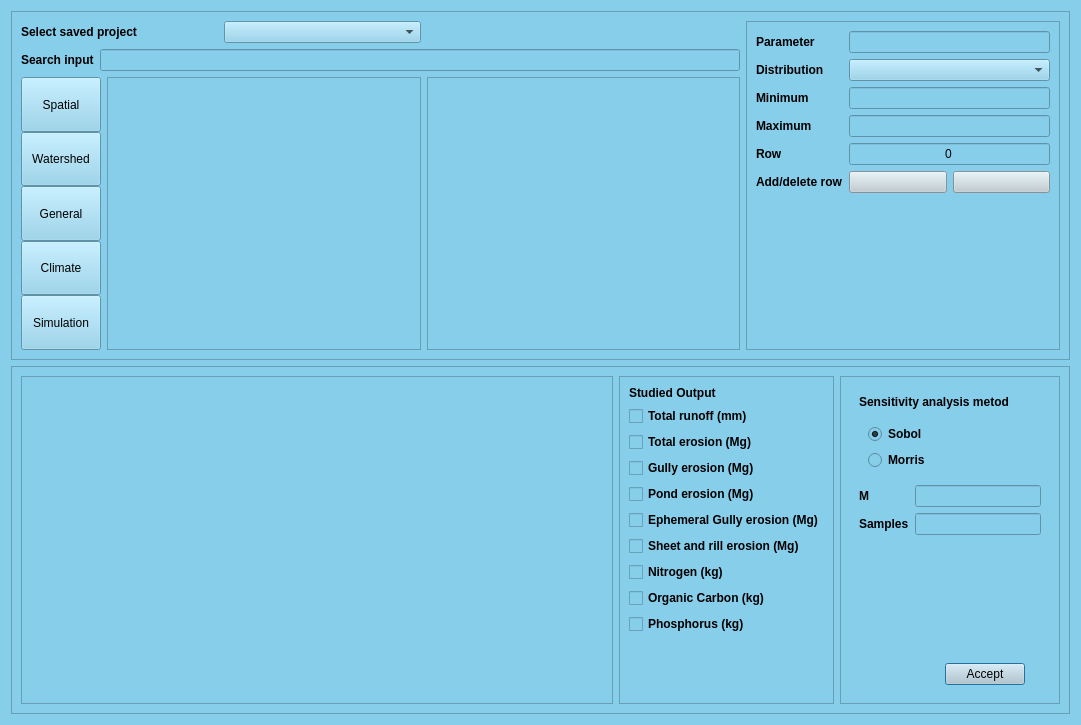
<?xml version="1.0" encoding="UTF-8"?>
<ui version="4.0">
 <class>Dialog</class>
 <widget class="QDialog" name="Dialog">
  <property name="geometry">
   <rect>
    <x>0</x>
    <y>0</y>
    <width>1081</width>
    <height>725</height>
   </rect>
  </property>
  <property name="windowTitle">
   <string>Dialog</string>
  </property>
  <property name="styleSheet">
   <string notr="true">background-color: #87CEEB</string>
  </property>
  <layout class="QGridLayout" name="gridLayout_5">
   <item row="1" column="0">
    <widget class="QFrame" name="frame">
     <property name="frameShape">
      <enum>QFrame::StyledPanel</enum>
     </property>
     <property name="frameShadow">
      <enum>QFrame::Raised</enum>
     </property>
     <layout class="QGridLayout" name="gridLayout_2">
      <item row="0" column="2">
       <widget class="QFrame" name="frame_7">
        <property name="minimumSize">
         <size>
          <width>200</width>
          <height>0</height>
         </size>
        </property>
        <property name="frameShape">
         <enum>QFrame::StyledPanel</enum>
        </property>
        <property name="frameShadow">
         <enum>QFrame::Raised</enum>
        </property>
        <layout class="QGridLayout" name="gridLayout_11">
         <item row="0" column="1">
          <widget class="QFrame" name="frame_8">
           <property name="minimumSize">
            <size>
             <width>200</width>
             <height>0</height>
            </size>
           </property>
           <property name="frameShape">
            <enum>QFrame::NoFrame</enum>
           </property>
           <property name="frameShadow">
            <enum>QFrame::Raised</enum>
           </property>
           <layout class="QGridLayout" name="gridLayout_12">
            <item row="1" column="0" colspan="2">
             <widget class="QFrame" name="frame_2">
              <property name="frameShape">
               <enum>QFrame::NoFrame</enum>
              </property>
              <property name="frameShadow">
               <enum>QFrame::Raised</enum>
              </property>
              <layout class="QGridLayout" name="gridLayout_10">
               <item row="0" column="0">
                <widget class="QRadioButton" name="sobol">
                 <property name="font">
                  <font>
                   <weight>75</weight>
                   <bold>true</bold>
                  </font>
                 </property>
                 <property name="text">
                  <string>Sobol</string>
                 </property>
                 <property name="checked">
                  <bool>true</bool>
                 </property>
                </widget>
               </item>
               <item row="1" column="0">
                <widget class="QRadioButton" name="morris">
                 <property name="font">
                  <font>
                   <weight>75</weight>
                   <bold>true</bold>
                  </font>
                 </property>
                 <property name="text">
                  <string>Morris</string>
                 </property>
                </widget>
               </item>
              </layout>
             </widget>
            </item>
            <item row="2" column="1" colspan="3">
             <widget class="QLineEdit" name="trajectories">
              <property name="maximumSize">
               <size>
                <width>16777215</width>
                <height>16777215</height>
               </size>
              </property>
              <property name="alignment">
               <set>Qt::AlignCenter</set>
              </property>
             </widget>
            </item>
            <item row="0" column="0" colspan="3">
             <widget class="QLabel" name="label_13">
              <property name="font">
               <font>
                <weight>75</weight>
                <bold>true</bold>
               </font>
              </property>
              <property name="text">
               <string>Sensitivity analysis metod</string>
              </property>
             </widget>
            </item>
            <item row="2" column="0">
             <widget class="QLabel" name="label_5">
              <property name="font">
               <font>
                <weight>75</weight>
                <bold>true</bold>
               </font>
              </property>
              <property name="text">
               <string>M</string>
              </property>
             </widget>
            </item>
            <item row="4" column="0">
             <spacer name="verticalSpacer_2">
              <property name="orientation">
               <enum>Qt::Vertical</enum>
              </property>
              <property name="sizeHint" stdset="0">
               <size>
                <width>20</width>
                <height>40</height>
               </size>
              </property>
             </spacer>
            </item>
            <item row="3" column="1" colspan="3">
             <widget class="QLineEdit" name="lineEdit_6">
              <property name="maximumSize">
               <size>
                <width>16777215</width>
                <height>16777215</height>
               </size>
              </property>
              <property name="alignment">
               <set>Qt::AlignCenter</set>
              </property>
             </widget>
            </item>
            <item row="3" column="0">
             <widget class="QLabel" name="label_6">
              <property name="font">
               <font>
                <weight>75</weight>
                <bold>true</bold>
               </font>
              </property>
              <property name="text">
               <string>Samples</string>
              </property>
             </widget>
            </item>
            <item row="5" column="2">
             <widget class="QPushButton" name="accept">
              <property name="maximumSize">
               <size>
                <width>100</width>
                <height>16777215</height>
               </size>
              </property>
              <property name="styleSheet">
               <string notr="true">background-color: #becbd1;</string>
              </property>
              <property name="text">
               <string>Accept</string>
              </property>
             </widget>
            </item>
           </layout>
          </widget>
         </item>
        </layout>
       </widget>
      </item>
      <item row="0" column="0">
       <widget class="QTableWidget" name="table">
        <property name="minimumSize">
         <size>
          <width>0</width>
          <height>0</height>
         </size>
        </property>
        <property name="font">
         <font>
          <weight>75</weight>
          <bold>true</bold>
         </font>
        </property>
       </widget>
      </item>
      <item row="0" column="1">
       <widget class="QFrame" name="frame_5">
        <property name="minimumSize">
         <size>
          <width>0</width>
          <height>0</height>
         </size>
        </property>
        <property name="frameShape">
         <enum>QFrame::StyledPanel</enum>
        </property>
        <property name="frameShadow">
         <enum>QFrame::Raised</enum>
        </property>
        <layout class="QGridLayout" name="gridLayout_9">
         <item row="7" column="0">
          <widget class="QCheckBox" name="pond">
           <property name="font">
            <font>
             <weight>75</weight>
             <bold>true</bold>
            </font>
           </property>
           <property name="text">
            <string>Pond erosion (Mg)</string>
           </property>
          </widget>
         </item>
         <item row="10" column="0">
          <widget class="QCheckBox" name="nitrogen">
           <property name="font">
            <font>
             <weight>75</weight>
             <bold>true</bold>
            </font>
           </property>
           <property name="text">
            <string>Nitrogen (kg)</string>
           </property>
          </widget>
         </item>
         <item row="9" column="0">
          <widget class="QCheckBox" name="sheet">
           <property name="font">
            <font>
             <weight>75</weight>
             <bold>true</bold>
            </font>
           </property>
           <property name="text">
            <string>Sheet and rill erosion (Mg)</string>
           </property>
          </widget>
         </item>
         <item row="0" column="0">
          <widget class="QLabel" name="label_14">
           <property name="font">
            <font>
             <weight>75</weight>
             <bold>true</bold>
            </font>
           </property>
           <property name="text">
            <string>Studied Output</string>
           </property>
          </widget>
         </item>
         <item row="11" column="0">
          <widget class="QCheckBox" name="organic">
           <property name="font">
            <font>
             <weight>75</weight>
             <bold>true</bold>
            </font>
           </property>
           <property name="text">
            <string>Organic Carbon (kg)</string>
           </property>
          </widget>
         </item>
         <item row="4" column="0">
          <widget class="QCheckBox" name="gully">
           <property name="font">
            <font>
             <weight>75</weight>
             <bold>true</bold>
            </font>
           </property>
           <property name="text">
            <string>Gully erosion (Mg)</string>
           </property>
          </widget>
         </item>
         <item row="13" column="0">
          <spacer name="verticalSpacer_3">
           <property name="orientation">
            <enum>Qt::Vertical</enum>
           </property>
           <property name="sizeHint" stdset="0">
            <size>
             <width>20</width>
             <height>40</height>
            </size>
           </property>
          </spacer>
         </item>
         <item row="12" column="0">
          <widget class="QCheckBox" name="phosphorus">
           <property name="font">
            <font>
             <weight>75</weight>
             <bold>true</bold>
            </font>
           </property>
           <property name="text">
            <string>Phosphorus (kg)</string>
           </property>
          </widget>
         </item>
         <item row="2" column="0">
          <widget class="QCheckBox" name="runoff">
           <property name="font">
            <font>
             <weight>75</weight>
             <bold>true</bold>
            </font>
           </property>
           <property name="text">
            <string>Total runoff (mm)</string>
           </property>
          </widget>
         </item>
         <item row="3" column="0">
          <widget class="QCheckBox" name="total_erosion">
           <property name="font">
            <font>
             <weight>75</weight>
             <bold>true</bold>
            </font>
           </property>
           <property name="text">
            <string>Total erosion (Mg)</string>
           </property>
          </widget>
         </item>
         <item row="8" column="0">
          <widget class="QCheckBox" name="ephemeral">
           <property name="font">
            <font>
             <weight>75</weight>
             <bold>true</bold>
            </font>
           </property>
           <property name="text">
            <string>Ephemeral Gully erosion (Mg)</string>
           </property>
          </widget>
         </item>
        </layout>
       </widget>
      </item>
     </layout>
    </widget>
   </item>
   <item row="0" column="0">
    <widget class="QFrame" name="frame_6">
     <property name="frameShape">
      <enum>QFrame::StyledPanel</enum>
     </property>
     <property name="frameShadow">
      <enum>QFrame::Raised</enum>
     </property>
     <layout class="QGridLayout" name="gridLayout_4">
      <item row="0" column="0" colspan="2">
       <layout class="QHBoxLayout" name="horizontalLayout_3">
        <item>
         <widget class="QLabel" name="label_7">
          <property name="font">
           <font>
            <weight>75</weight>
            <bold>true</bold>
           </font>
          </property>
          <property name="text">
           <string>Select saved project</string>
          </property>
         </widget>
        </item>
        <item>
         <widget class="QComboBox" name="project_sensitivity"/>
        </item>
       </layout>
      </item>
      <item row="0" column="3" rowspan="3">
       <widget class="QFrame" name="frame_4">
        <property name="maximumSize">
         <size>
          <width>400</width>
          <height>16777215</height>
         </size>
        </property>
        <property name="frameShape">
         <enum>QFrame::StyledPanel</enum>
        </property>
        <property name="frameShadow">
         <enum>QFrame::Raised</enum>
        </property>
        <layout class="QGridLayout" name="gridLayout_8">
         <item row="0" column="0">
          <layout class="QGridLayout" name="gridLayout_3">
           <item row="3" column="0">
            <widget class="QLabel" name="label_4">
             <property name="font">
              <font>
               <weight>75</weight>
               <bold>true</bold>
              </font>
             </property>
             <property name="text">
              <string>Maximum</string>
             </property>
            </widget>
           </item>
           <item row="2" column="1">
            <widget class="QLineEdit" name="first">
             <property name="minimumSize">
              <size>
               <width>0</width>
               <height>0</height>
              </size>
             </property>
             <property name="maximumSize">
              <size>
               <width>16777215</width>
               <height>16777215</height>
              </size>
             </property>
             <property name="alignment">
              <set>Qt::AlignCenter</set>
             </property>
            </widget>
           </item>
           <item row="1" column="0">
            <widget class="QLabel" name="label_2">
             <property name="font">
              <font>
               <weight>75</weight>
               <bold>true</bold>
              </font>
             </property>
             <property name="text">
              <string>Distribution</string>
             </property>
            </widget>
           </item>
           <item row="2" column="0">
            <widget class="QLabel" name="label_3">
             <property name="font">
              <font>
               <weight>75</weight>
               <bold>true</bold>
              </font>
             </property>
             <property name="text">
              <string>Minimum</string>
             </property>
            </widget>
           </item>
           <item row="3" column="1">
            <widget class="QLineEdit" name="second">
             <property name="minimumSize">
              <size>
               <width>0</width>
               <height>0</height>
              </size>
             </property>
             <property name="maximumSize">
              <size>
               <width>16777215</width>
               <height>16777215</height>
              </size>
             </property>
             <property name="alignment">
              <set>Qt::AlignCenter</set>
             </property>
            </widget>
           </item>
           <item row="1" column="1">
            <widget class="QComboBox" name="distributions">
             <property name="minimumSize">
              <size>
               <width>0</width>
               <height>0</height>
              </size>
             </property>
             <property name="maximumSize">
              <size>
               <width>16777215</width>
               <height>16777215</height>
              </size>
             </property>
             <property name="styleSheet">
              <string notr="true">QComboBox::item { text-align: center; }</string>
             </property>
            </widget>
           </item>
           <item row="0" column="0">
            <widget class="QLabel" name="label_10">
             <property name="font">
              <font>
               <weight>75</weight>
               <bold>true</bold>
              </font>
             </property>
             <property name="text">
              <string>Parameter</string>
             </property>
            </widget>
           </item>
           <item row="8" column="0">
            <widget class="QLabel" name="label_9">
             <property name="font">
              <font>
               <weight>75</weight>
               <bold>true</bold>
              </font>
             </property>
             <property name="text">
              <string>Add/delete row</string>
             </property>
            </widget>
           </item>
           <item row="8" column="1">
            <layout class="QHBoxLayout" name="horizontalLayout">
             <item>
              <widget class="QPushButton" name="add">
               <property name="styleSheet">
                <string notr="true">QPushButton {
    background-color: #becbd1;
    color: black;
}

QPushButton:hover {
    color: white;
}</string>
               </property>
               <property name="text">
                <string/>
               </property>
              </widget>
             </item>
             <item>
              <widget class="QPushButton" name="delete_row">
               <property name="styleSheet">
                <string notr="true">QPushButton {
    background-color: #becbd1;
    color: black;
}

QPushButton:hover {
    color: white;
}</string>
               </property>
               <property name="text">
                <string/>
               </property>
              </widget>
             </item>
            </layout>
           </item>
           <item row="0" column="1">
            <widget class="QLineEdit" name="parameter">
             <property name="minimumSize">
              <size>
               <width>0</width>
               <height>0</height>
              </size>
             </property>
             <property name="maximumSize">
              <size>
               <width>16777215</width>
               <height>16777215</height>
              </size>
             </property>
             <property name="alignment">
              <set>Qt::AlignCenter</set>
             </property>
            </widget>
           </item>
           <item row="9" column="0">
            <spacer name="verticalSpacer">
             <property name="orientation">
              <enum>Qt::Vertical</enum>
             </property>
             <property name="sizeHint" stdset="0">
              <size>
               <width>20</width>
               <height>40</height>
              </size>
             </property>
            </spacer>
           </item>
           <item row="7" column="1">
            <widget class="QLineEdit" name="row">
             <property name="minimumSize">
              <size>
               <width>0</width>
               <height>0</height>
              </size>
             </property>
             <property name="maximumSize">
              <size>
               <width>16777215</width>
               <height>16777215</height>
              </size>
             </property>
             <property name="text">
              <string>0</string>
             </property>
             <property name="alignment">
              <set>Qt::AlignCenter</set>
             </property>
            </widget>
           </item>
           <item row="7" column="0">
            <widget class="QLabel" name="label_8">
             <property name="font">
              <font>
               <weight>75</weight>
               <bold>true</bold>
              </font>
             </property>
             <property name="text">
              <string>Row</string>
             </property>
            </widget>
           </item>
          </layout>
         </item>
        </layout>
       </widget>
      </item>
      <item row="1" column="0" colspan="3">
       <layout class="QHBoxLayout" name="horizontalLayout_2">
        <item>
         <widget class="QLabel" name="label">
          <property name="font">
           <font>
            <weight>75</weight>
            <bold>true</bold>
           </font>
          </property>
          <property name="text">
           <string>Search input</string>
          </property>
         </widget>
        </item>
        <item>
         <widget class="QLineEdit" name="search"/>
        </item>
       </layout>
      </item>
      <item row="2" column="0">
       <layout class="QVBoxLayout" name="verticalLayout" stretch="0,0,0,0,0">
        <property name="spacing">
         <number>0</number>
        </property>
        <property name="sizeConstraint">
         <enum>QLayout::SetDefaultConstraint</enum>
        </property>
        <property name="leftMargin">
         <number>0</number>
        </property>
        <property name="topMargin">
         <number>0</number>
        </property>
        <property name="rightMargin">
         <number>0</number>
        </property>
        <property name="bottomMargin">
         <number>0</number>
        </property>
        <item>
         <widget class="QPushButton" name="Spatial">
          <property name="sizePolicy">
           <sizepolicy hsizetype="Fixed" vsizetype="Expanding">
            <horstretch>0</horstretch>
            <verstretch>0</verstretch>
           </sizepolicy>
          </property>
          <property name="minimumSize">
           <size>
            <width>0</width>
            <height>0</height>
           </size>
          </property>
          <property name="maximumSize">
           <size>
            <width>16777215</width>
            <height>16777215</height>
           </size>
          </property>
          <property name="text">
           <string>Spatial</string>
          </property>
         </widget>
        </item>
        <item>
         <widget class="QPushButton" name="Watershed">
          <property name="sizePolicy">
           <sizepolicy hsizetype="Fixed" vsizetype="Expanding">
            <horstretch>0</horstretch>
            <verstretch>0</verstretch>
           </sizepolicy>
          </property>
          <property name="text">
           <string>Watershed</string>
          </property>
         </widget>
        </item>
        <item>
         <widget class="QPushButton" name="General">
          <property name="sizePolicy">
           <sizepolicy hsizetype="Fixed" vsizetype="Expanding">
            <horstretch>0</horstretch>
            <verstretch>0</verstretch>
           </sizepolicy>
          </property>
          <property name="text">
           <string>General</string>
          </property>
         </widget>
        </item>
        <item>
         <widget class="QPushButton" name="Climate">
          <property name="sizePolicy">
           <sizepolicy hsizetype="Fixed" vsizetype="Expanding">
            <horstretch>0</horstretch>
            <verstretch>0</verstretch>
           </sizepolicy>
          </property>
          <property name="text">
           <string>Climate</string>
          </property>
         </widget>
        </item>
        <item>
         <widget class="QPushButton" name="Simulation">
          <property name="sizePolicy">
           <sizepolicy hsizetype="Fixed" vsizetype="Expanding">
            <horstretch>0</horstretch>
            <verstretch>0</verstretch>
           </sizepolicy>
          </property>
          <property name="text">
           <string>Simulation</string>
          </property>
         </widget>
        </item>
       </layout>
      </item>
      <item row="2" column="1">
       <widget class="QScrollArea" name="scrollArea">
        <property name="styleSheet">
         <string notr="true">a</string>
        </property>
        <property name="widgetResizable">
         <bool>true</bool>
        </property>
        <widget class="QWidget" name="scrollAreaWidgetContents">
         <property name="geometry">
          <rect>
           <x>0</x>
           <y>0</y>
           <width>314</width>
           <height>275</height>
          </rect>
         </property>
         <layout class="QGridLayout" name="gridLayout">
          <item row="1" column="0">
           <layout class="QVBoxLayout" name="verticalLayout_2"/>
          </item>
         </layout>
        </widget>
       </widget>
      </item>
      <item row="2" column="2">
       <widget class="QScrollArea" name="scrollArea_3">
        <property name="widgetResizable">
         <bool>true</bool>
        </property>
        <widget class="QWidget" name="scrollAreaWidgetContents_3">
         <property name="geometry">
          <rect>
           <x>0</x>
           <y>0</y>
           <width>314</width>
           <height>275</height>
          </rect>
         </property>
         <property name="minimumSize">
          <size>
           <width>200</width>
           <height>0</height>
          </size>
         </property>
         <layout class="QGridLayout" name="gridLayout_6">
          <item row="0" column="0">
           <layout class="QVBoxLayout" name="verticalLayout_3"/>
          </item>
         </layout>
        </widget>
       </widget>
      </item>
     </layout>
    </widget>
   </item>
  </layout>
 </widget>
 <resources/>
 <connections/>
</ui>
